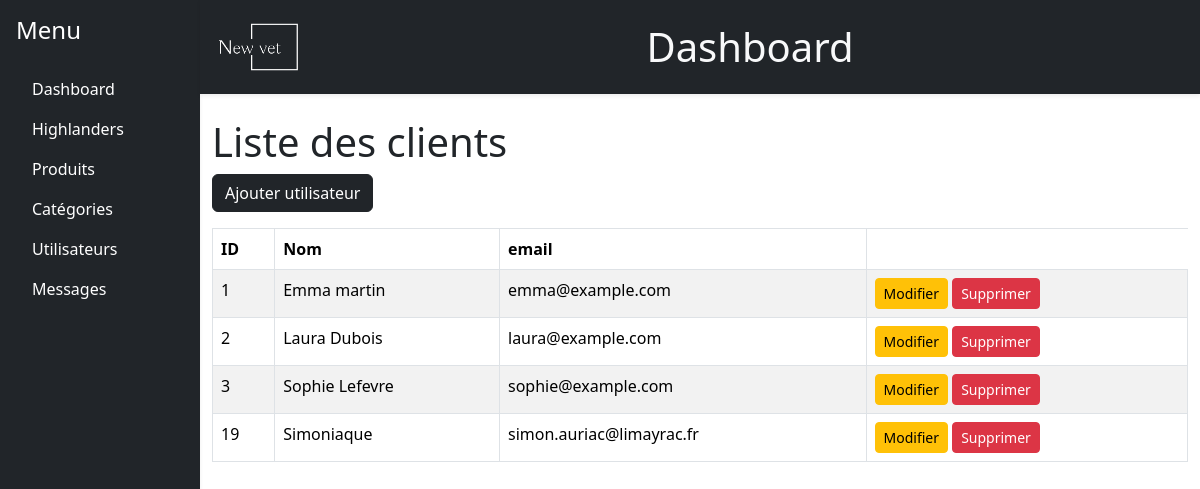
/backoffice/users.php, run on the app's committed database.
### tables this page shows
CREATE TABLE `utilisateurs` (
  `id` int(11) NOT NULL,
  `nom` varchar(100) NOT NULL,
  `email` varchar(100) NOT NULL,
  `mot_de_passe` varchar(255) NOT NULL,
  `est_admin` tinyint(1) DEFAULT 0,
  `mail_verifie` tinyint(1) DEFAULT 0
);

### functions.php (called while the page is built, shortened)
<?php
function getAllUsers($con){
    $query = "SELECT * FROM utilisateurs";
    $result = mysqli_query($con,$query);
    if($result && mysqli_num_rows($result)> 0){
        $users = mysqli_fetch_all($result, MYSQLI_ASSOC);
        return $users;
    }
    return false;
}
?>

### backoffice/users.php (the view, shortened to what this page needs)
<?php
include('../config.php');
include('../functions.php');
$users = getAllUsers($con);
?>
<!DOCTYPE html>
<html lang="fr">
<head>
    <link rel="stylesheet" href="https://cdn.jsdelivr.net/npm/bootstrap-icons@1.11.3/font/bootstrap-icons.min.css">
    <link href="https://cdn.jsdelivr.net/npm/bootstrap@5.3.3/dist/css/bootstrap.min.css" rel="stylesheet">
</head>
<body>
    <div class="container-fluid p-0">
        <div class="row g-0">
            <div class="col-md-2 p-0 bg-dark text-white">
                <?php include 'navbar.php'; ?>
            </div>
            <div class="col-md-10 p-0">
                <?php include 'header.php'; ?>
                <div class="container-fluid mt-4">
                    <h1>Liste des clients</h1>
                    <a class="btn btn-dark mb-3" href="adduser.php">Ajouter utilisateur</a>
                    <div class="table-responsive">
                        <table class="table table-striped table-bordered">
                            <thead class="bg-dark text-light">
                                <tr>
                                    <th>ID</th>
                                    <th>Nom</th>
                                    <th>email</th>
                                </tr>
                            </thead>
                            <tbody>
                                <?php foreach($users as $row): ?>
                                <tr>
                                    <td><?php echo $row['id']; ?></td>
                                    <td><?php echo $row['nom']; ?></td>
                                    <td><?php echo $row['email']; ?></td>
                                    <td>
                                        <a class="btn btn-warning btn-sm" href="user.php?id=<?php echo $row['id']; ?>">Modifier</a>
                                        <a class="btn btn-danger btn-sm" href="users.php?action=delete&id=<?php echo $row['id']; ?>" onclick="return confirm('Êtes-vous sûr de vouloir supprimer cet utilisateur ?');">Supprimer</a>
                                    </td>
                                </tr>
                                <?php endforeach; ?>
                            </tbody>
                        </table>
                    </div>
                </div>
            </div>
        </div>
    </div>
</body>
</html>

### data on the page
utilisateurs: id "1", nom "Emma martin", email "emma@example.com"
utilisateurs: id "2", nom "Laura Dubois", email "laura@example.com"
utilisateurs: id "3", nom "Sophie Lefevre", email "sophie@example.com"
utilisateurs: id "19", nom "Simoniaque", email "simon.auriac@limayrac.fr"
